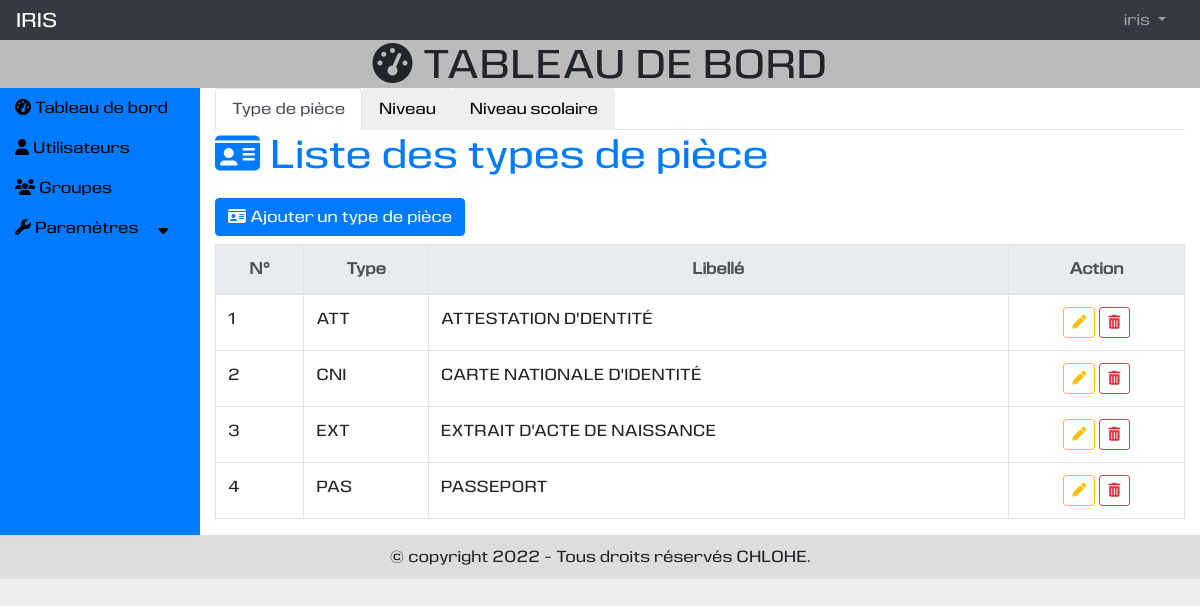
Page /etatcivil/ (signed in) on the committed database.
### etatcivil/models.py (models this page shows, shortened)
class TypePiece(models.Model):
    type = models.CharField(max_length=100, unique=True)
    libelle = models.CharField(max_length=250, verbose_name="Libellé", unique=True)

### etatcivil/views.py (the view)
# urls.py: path('', views.etatcivil, name = 'etatcivil'),
@login_required
@permission_required('auth.view_user', raise_exception=True)
@permission_required('auth.view_group', raise_exception=True)
def etatcivil(request):
    typepieces = TypePiece.objects.all().order_by("libelle")
    niveaux = Niveau.objects.all().order_by("id")
    niveauscolaires = NiveauScolaire.objects.all().order_by("id")
    active_typepiece = ['','false','']
    active_niveau = ['','false','']
    active_niveauscolaire = ['','false','']
    if _active_onglet == "typepiece":
        active_typepiece =  ['active', 'true', 'show active']
    elif _active_onglet == "niveau":
        active_niveau =  ['active', 'true', 'show active']
    elif _active_onglet == "niveauscolaire":
        active_niveauscolaire =  ['active', 'true', 'show active']
    else:
        active_typepiece =  ['active', 'true', 'show active']
    context = {
        "titre" : "Etat civil",
        "typepieces" : typepieces,
        "niveaux" : niveaux,
        "niveauscolaires" : niveauscolaires,
        "active_typepiece": active_typepiece,
        "active_niveau": active_niveau,
        "active_niveauscolaire": active_niveauscolaire,
    }
    return render(request, "etatcivil/etatcivil.html", context)

### etatcivil/templates/etatcivil/etatcivil.html (shortened to what this page needs)
{% extends 'utilisateur/base.html' %}
{% load static %}
{% block tableau_de_bord %}
<div>
  <ul class="nav nav-tabs" id="myTab" role="tablist">
    <li class="nav-item" role="presentation">
      <button class="nav-link {{active_typepiece|first}}" id="typepiece-tab" data-toggle="tab" data-target="#typepiece" type="button" role="tab" aria-controls="typepiece" aria-selected="{{ active_typepiece|slice:'1:2'|first }}">
        Type de pièce
      </button>
    </li>
    <li class="nav-item" role="presentation">
      <button class="nav-link {{active_niveau|first}}" id="niveau-tab" data-toggle="tab" data-target="#niveau" type="button" role="tab" aria-controls="niveau" aria-selected="{{ active_niveau|slice:'1:2'|first }}">
        Niveau
      </button>
    </li>
    <li class="nav-item" role="presentation">
      <button class="nav-link {{active_niveauscolaire|first}}" id="scolaire-tab" data-toggle="tab" data-target="#scolaire" type="button" role="tab" aria-controls="scolaire" aria-selected="{{ active_niveauscolaire|slice:'1:2'|first }}">
        Niveau scolaire
      </button>
    </li>
  </ul>
  <div class="tab-content" id="myTabContent">
    <div class="tab-pane fade {{ active_typepiece|last }}" id="typepiece" role="tabpanel" aria-labelledby="typepiece-tab">
      <div>
        <h1 class="mb-3 text-primary"><i class="fas fa-id-card"></i> Liste des types de pièce</h1>
        <h3><a class="btn btn-primary" data-toggle="modal" data-target="#typepieceModal" data-backdrop="static"><i class="fas fa-id-card"></i> Ajouter un type de pièce</a></h3>
        <div class="row">
            <div class="col-md-12">
                <table class="table  table-bordered table-hover table-responsive-md" id="tabletypepiece">
                    <thead class="text-center">
                        <tr class="thead-light">
                            <th>N°</th>
                            <th>Type</th>
                            <th>Libellé</th>
                            <th>Action</th>
                        </tr>
                    </thead>
                    <tbody>
                        {% for typepiece in typepieces %}
                        <tr>
                            <td>{{forloop.counter}}</td>
                            <td>{{typepiece.type}}</td>
                            <td>{{typepiece.libelle|capfirst}}</td>
                            <td class="text-center">
                                <a class="btn btn-outline-warning btn-sm" title="Modifier" data-toggle="modal" data-target="#typepieceModal{{typepiece.id}}" data-backdrop="static"><i class="fas fa-pen"></i></a>
                                <button type="button" title="Supprimer" class="btn btn-outline-danger btn-sm" data-toggle="modal" data-target="#modal{{typepiece.id}}" data-backdrop="static"><i class="fas fa-trash-alt"></i></button>
                            </td>
                        </tr>
                        {% empty %}
                            {% include 'etatcivil/ajouter_typepiece.html' %}
                        {% endfor %}
                    </tbody>
                </table>
            </div>
        </div>
      </div>
    </div>
  </div>
</div>
{% endblock %}

### templates/nav.html (shortened to what this page needs)
<nav class="navbar navbar-expand-md bg-dark navbar-dark">
  <a class="navbar-brand" href="{% url 'utilisateur:connexion' %}">IRIS</a>
  <div class="collapse navbar-collapse" id="collapsNavbar">
    <ul class="navbar-nav">
      {% if not user.is_authenticated %}
      <li class="nav-item">
        <a class="nav-link" href="{% url 'utilisateur:connexion' %}">Connexion</a>
      </li>
      <li class="nav-item">
        <a class="nav-link" href="{% url 'utilisateur:inscription' 0 %}">S'inscrire</a>
      </li>
      {% else %}
      <li class="nav-item dropdown" style="position: relative;">
        <a class="nav-link dropdown-toggle" href="#" id="navbardrop" data-toggle="dropdown">
          {{user.get_username}}
        </a>
      </li>
      {% endif %}
    </ul>
  </div>
</nav>

### static/css/css.css (style rules this page uses)
body { margin: 0px; padding: 0px; background : #EEE; font-family: 'eurocinewebfont'; }
nav { margin: 0px; padding: 0px; padding: 10px 10px 0px 10px; height: 40px; background: #DDD; }
nav div { display: flex; flex-direction: row; flex-wrap: wrap; justify-content: flex-end; }
nav div ul { margin: 0px; padding: 0px; list-style-type: none; }
nav div ul li { display: inline-block; margin-right: 10px; }
nav div ul li a { text-decoration: none; }
#contenu h1 { margin: 0px; padding : 0px; }

### rows in the picture
TypePiece: type "ATT", libelle "ATTESTATION D'DENTITÉ"
TypePiece: type "CNI", libelle "CARTE NATIONALE D'IDENTITÉ"
TypePiece: type "EXT", libelle "EXTRAIT D'ACTE DE NAISSANCE"
TypePiece: type "PAS", libelle "PASSEPORT"

### other values in the picture
{{ user.get_username }} "iris"
{{ annee }} "2022"
